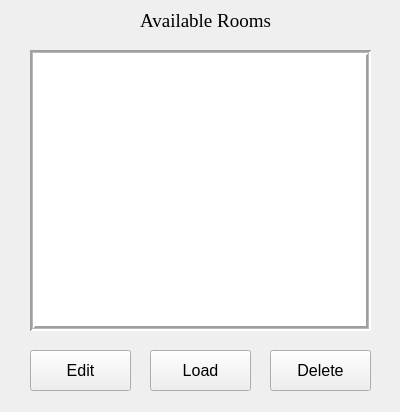
<?xml version="1.0" encoding="UTF-8"?>
<ui version="4.0">
 <class>RoomTable</class>
 <widget class="QWidget" name="RoomTable">
  <property name="geometry">
   <rect>
    <x>0</x>
    <y>0</y>
    <width>400</width>
    <height>412</height>
   </rect>
  </property>
  <property name="windowTitle">
   <string>Form</string>
  </property>
  <widget class="QPushButton" name="deleteButton">
   <property name="geometry">
    <rect>
     <x>270</x>
     <y>350</y>
     <width>101</width>
     <height>41</height>
    </rect>
   </property>
   <property name="font">
    <font>
     <pointsize>12</pointsize>
    </font>
   </property>
   <property name="text">
    <string>Delete</string>
   </property>
  </widget>
  <widget class="QPushButton" name="editButton">
   <property name="geometry">
    <rect>
     <x>30</x>
     <y>350</y>
     <width>101</width>
     <height>41</height>
    </rect>
   </property>
   <property name="font">
    <font>
     <pointsize>12</pointsize>
    </font>
   </property>
   <property name="text">
    <string>Edit</string>
   </property>
  </widget>
  <widget class="QLabel" name="availableRoomsLabel">
   <property name="geometry">
    <rect>
     <x>100</x>
     <y>0</y>
     <width>211</width>
     <height>41</height>
    </rect>
   </property>
   <property name="font">
    <font>
     <family>Times New Roman</family>
     <pointsize>14</pointsize>
    </font>
   </property>
   <property name="text">
    <string>Available Rooms</string>
   </property>
   <property name="alignment">
    <set>Qt::AlignCenter</set>
   </property>
  </widget>
  <widget class="QTableWidget" name="table">
   <property name="geometry">
    <rect>
     <x>30</x>
     <y>50</y>
     <width>341</width>
     <height>281</height>
    </rect>
   </property>
   <property name="font">
    <font>
     <family>Times New Roman</family>
     <pointsize>12</pointsize>
     <underline>false</underline>
    </font>
   </property>
   <property name="autoFillBackground">
    <bool>false</bool>
   </property>
   <property name="styleSheet">
    <string notr="true"/>
   </property>
   <property name="frameShape">
    <enum>QFrame::Box</enum>
   </property>
   <property name="frameShadow">
    <enum>QFrame::Sunken</enum>
   </property>
   <property name="lineWidth">
    <number>2</number>
   </property>
   <property name="midLineWidth">
    <number>1</number>
   </property>
   <property name="selectionMode">
    <enum>QAbstractItemView::SingleSelection</enum>
   </property>
   <property name="selectionBehavior">
    <enum>QAbstractItemView::SelectRows</enum>
   </property>
   <property name="showGrid">
    <bool>true</bool>
   </property>
   <property name="gridStyle">
    <enum>Qt::SolidLine</enum>
   </property>
   <property name="rowCount">
    <number>0</number>
   </property>
   <attribute name="horizontalHeaderVisible">
    <bool>false</bool>
   </attribute>
   <attribute name="horizontalHeaderCascadingSectionResizes">
    <bool>false</bool>
   </attribute>
   <attribute name="horizontalHeaderDefaultSectionSize">
    <number>570</number>
   </attribute>
   <attribute name="horizontalHeaderHighlightSections">
    <bool>false</bool>
   </attribute>
   <attribute name="horizontalHeaderShowSortIndicator" stdset="0">
    <bool>false</bool>
   </attribute>
   <attribute name="horizontalHeaderStretchLastSection">
    <bool>false</bool>
   </attribute>
   <column>
    <property name="text">
     <string>Имя проекта</string>
    </property>
    <property name="font">
     <font>
      <family>Times New Roman</family>
      <pointsize>12</pointsize>
      <weight>50</weight>
      <bold>false</bold>
      <underline>false</underline>
      <strikeout>false</strikeout>
      <stylestrategy>PreferDefault</stylestrategy>
     </font>
    </property>
    <property name="textAlignment">
     <set>AlignCenter</set>
    </property>
    <property name="foreground">
     <brush brushstyle="SolidPattern">
      <color alpha="255">
       <red>0</red>
       <green>0</green>
       <blue>0</blue>
      </color>
     </brush>
    </property>
   </column>
  </widget>
  <widget class="QPushButton" name="loadButton">
   <property name="geometry">
    <rect>
     <x>150</x>
     <y>350</y>
     <width>101</width>
     <height>41</height>
    </rect>
   </property>
   <property name="font">
    <font>
     <pointsize>12</pointsize>
    </font>
   </property>
   <property name="text">
    <string>Load</string>
   </property>
  </widget>
 </widget>
 <resources/>
 <connections/>
</ui>
